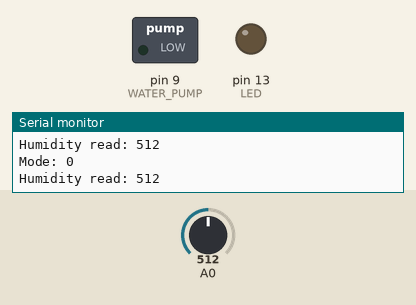
Simulated run of this sketch. Board: Arduino Uno, built with avr-gcc and run on an emulated ATmega328P. Shown: switched loads named in the sketch (green lamp = pin HIGH), output pins drawn as LEDs (lit = HIGH), the last lines printed to the serial monitor. Inputs (shaded band) come from the test bench; at power-on: A0 = 512.

Above: at 1.8 s.
1.9 s: A0 set to 52
3.4 s: A0 set to 47
At 5.4 s:
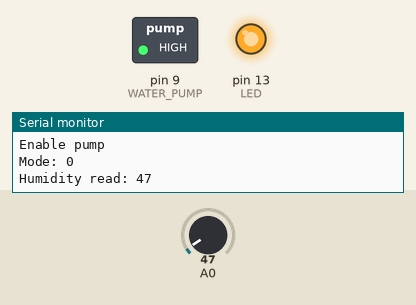
Timing chart, 0 to 6.9 s (numbered marks = the images above; inputs shaded):
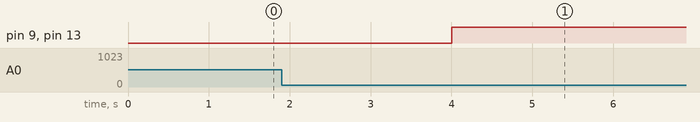

Measured:
- the behaviour switches between 50 and 49 on A0 (found by bisection; images 0 and 1)
- after the input at 3.4 s, pin 9 (WATER_PUMP), pin 13 (LED): LOW → HIGH after 0.60 s

The sketch:

automatic-watering.ino
```cpp
#define HUMIDITY_SENSOR 10
#define WATER_PUMP 9
#define MODE 4
#define LED 13

#define HUMIDITY_THRESHOLD 50 //TODO estimate value //TODO2 Replace with analog input
#define PUMP_FREQUENCY 1000 // Replace with analog input
#define PUMP_ENABLE_TIME 1000 // Time to be enabled (in ms)

int mode;
int humidityRead;
long lastTimeActive;
bool pumpEnabled;

void setup(){
  pinMode(HUMIDITY_SENSOR, INPUT);
  pinMode(WATER_PUMP, OUTPUT);
  pinMode(LED, OUTPUT);

  pinMode(MODE, INPUT); digitalWrite(MODE,HIGH);

  disablePump();
  Serial.begin(9600);
}

void loop(){
  mode = LOW;//digitalRead(MODE);
  Serial.print("Mode: ");
  Serial.println(mode);
  if (mode == HIGH) { //time mode
    if (!pumpEnabled && millis() > lastTimeActive + PUMP_FREQUENCY) {
      enablePump();
      lastTimeActive = millis();
    }
    if (pumpEnabled && millis() > lastTimeActive + PUMP_ENABLE_TIME) {
      disablePump();
      lastTimeActive = millis();
    }
  } else { //Humidity mode

    humidityRead = analogRead(A0);
    Serial.print("Humidity read: ");
     Serial.println(humidityRead);

    if (humidityRead < HUMIDITY_THRESHOLD) {
      if (!pumpEnabled) enablePump();
    } else {
      if (pumpEnabled) disablePump();
    }
  }

  //TODO replace with jeelib/sleep delay (power efficient)
  delay(1000);
}

void enablePump() {
    Serial.println("Enable pump");

    digitalWrite(WATER_PUMP, HIGH);
    digitalWrite(LED, HIGH);

    pumpEnabled = true;
}


void disablePump() {
  Serial.println("Disable pump");

  digitalWrite(WATER_PUMP, LOW);
  digitalWrite(LED, LOW);

  pumpEnabled = false;
}
```
